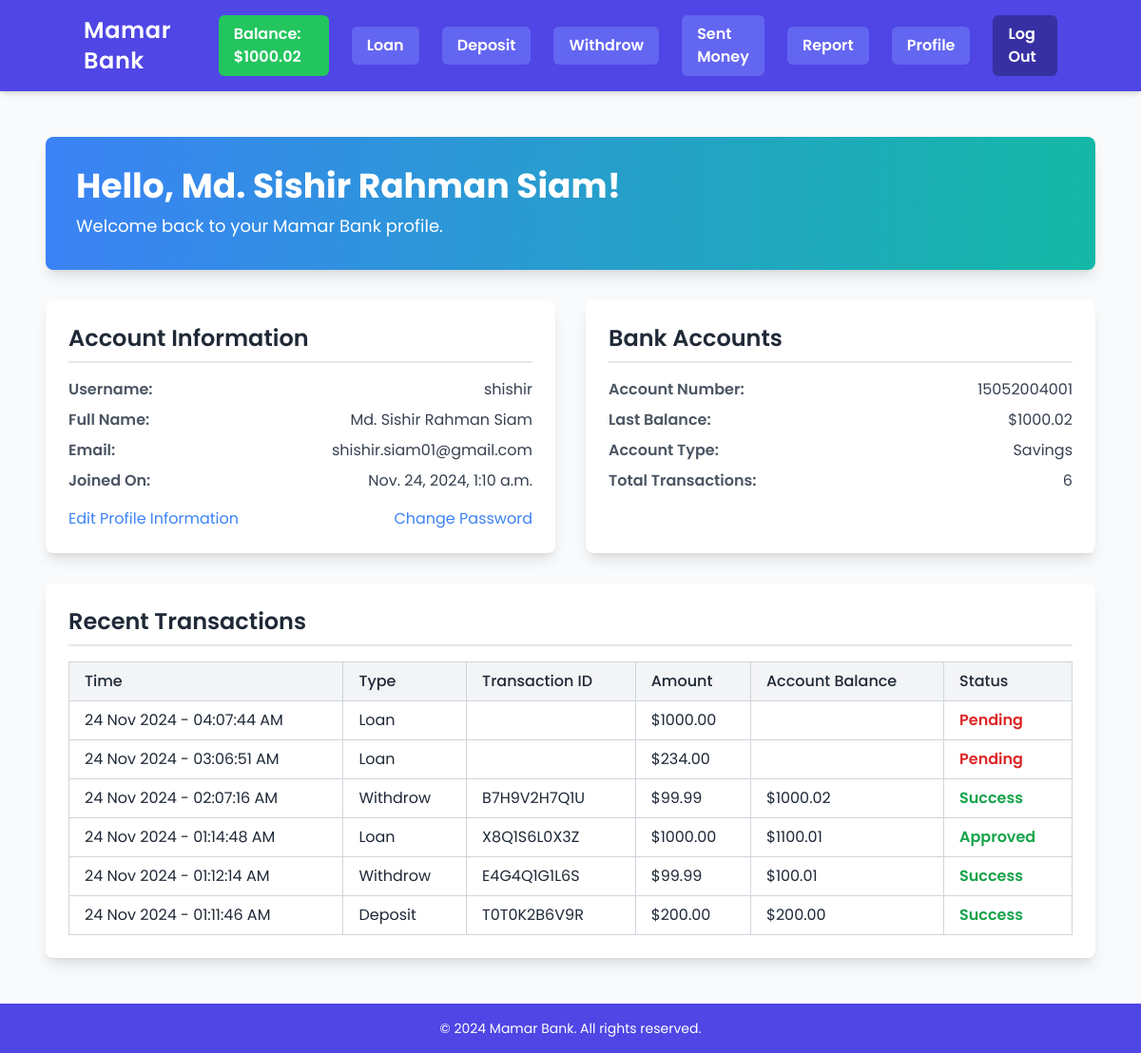
The page /profile/ (signed in) on the database as committed earlier.
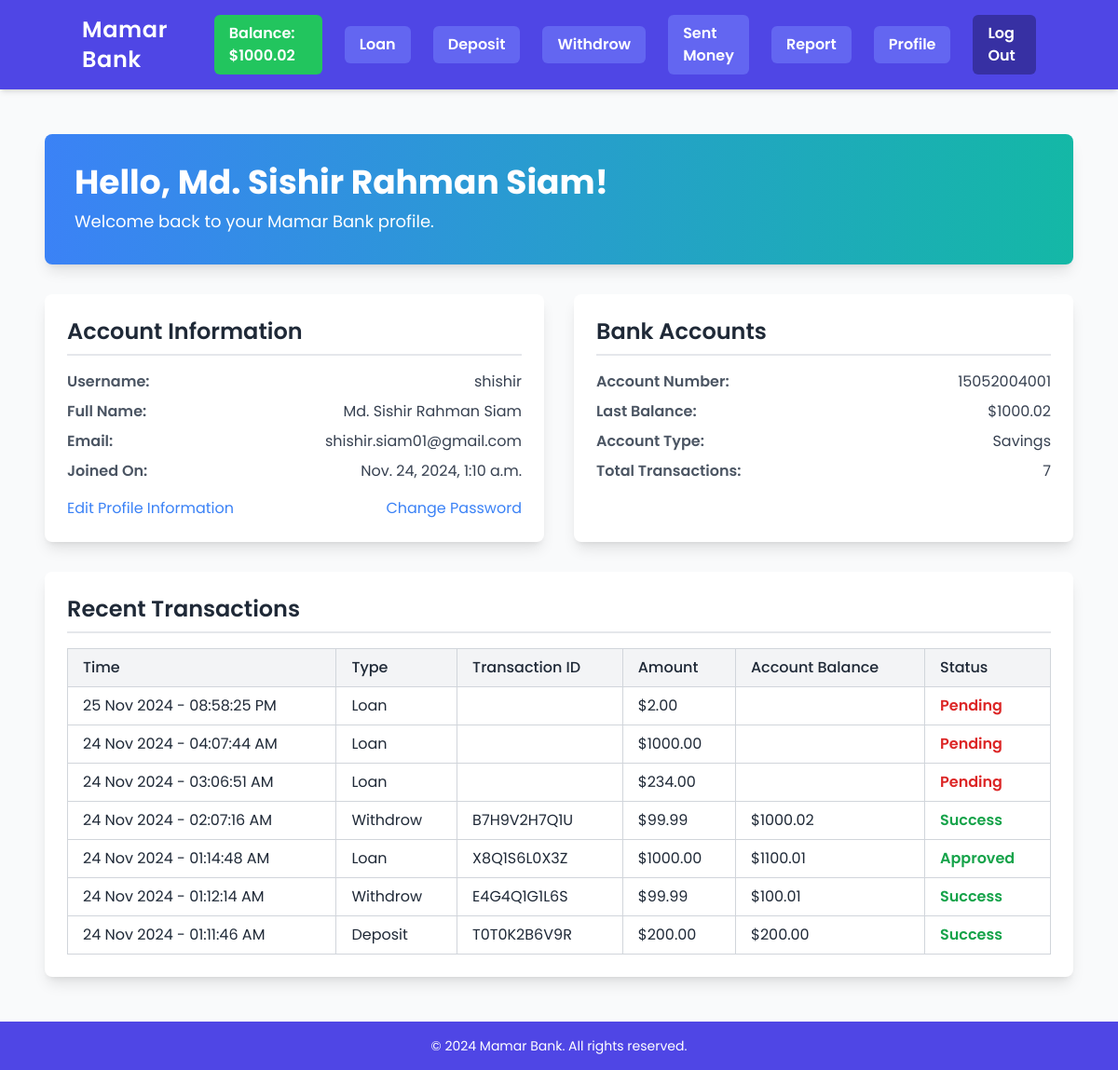
The same page on the database as committed later.
### Transactions/models.py (models this page shows, shortened)
class Transaction(models.Model):
    user = models.ForeignKey(User, on_delete=models.CASCADE, related_name='transactions')
    transaction_type = models.CharField(max_length=50)
    amount = models.DecimalField(max_digits=12, decimal_places=2)
    description = models.TextField(blank=True, null=True)
    status = models.BooleanField(default=0) # 0: pending, 1: completed
    after_transaction_balance = models.DecimalField(max_digits=20, decimal_places=2, null=True, blank=True)
    created_at = models.DateTimeField(auto_now_add=True, null=1)
    updated_at = models.DateTimeField(auto_now=True, null=1)
    transaction_id = models.CharField(
        max_length=15,
        default=generate_transaction_id,
        editable=False
    )

### Accounts/models.py (models this page shows, shortened)
class UserBankAccount(models.Model):
    user = models.OneToOneField(User, on_delete=models.CASCADE, related_name='account')
    nid_number = models.CharField(max_length=25)
    birth_day = models.DateField()
    account_no = models.BigIntegerField(unique=True)
    balance = models.DecimalField(max_digits=12, decimal_places=2, default=0.00)
    account_type = models.CharField(max_length=20)
    gender = models.CharField(max_length=10, choices=constants.GENDER, default='Other')

### Accounts/views.py (the view)
# urls.py: path('profile/', views.profile, name='profile'),
def profile(request):
    if not request.user.is_authenticated:
        return redirect('login')
    transactions = request.user.transactions.all().order_by('-id')[:10]
    context = {
        'transactions' : transactions,
    }
    return render(request, 'profile.html', context)

### Accounts/templates/profile.html (shortened to what the changed rows need)
{% extends 'base.html' %}
{% block content %}
<div class="container mx-auto p-6 max-w-6xl">
    <div class="bg-gradient-to-r from-blue-500 to-teal-500 text-white shadow-lg rounded-lg p-8 mb-8">
        <h1 class="text-4xl font-bold">Hello, {{ user.first_name }} {{ user.last_name }}!</h1>
        <p class="text-lg mt-2">Welcome back to your Mamar Bank profile.</p>
    </div>
    <div class="grid md:grid-cols-2 gap-8">
        <div class="bg-white shadow-lg rounded-lg p-6">
            <h2 class="text-2xl font-semibold text-gray-800 mb-4 border-b-2 pb-2">Account Information</h2>
            <ul class="list-none mt-4 space-y-2">
                <li class="flex justify-between"><strong class="font-semibold text-gray-600">Username:</strong> <span>{{ user.username }}</span></li>
                <li class="flex justify-between"><strong class="font-semibold text-gray-600">Full Name:</strong> <span>{{ user.first_name }} {{ user.last_name }}</span></li>
                <li class="flex justify-between"><strong class="font-semibold text-gray-600">Email:</strong> <span>{{ user.email }}</span></li>
                <li class="flex justify-between"><strong class="font-semibold text-gray-600">Joined On:</strong> <span>{{ user.date_joined }}</span></li>
            </ul>
        </div>
        <div class="bg-white shadow-lg rounded-lg p-6">
            <h2 class="text-2xl font-semibold text-gray-800 mb-4 border-b-2 pb-2">Bank Accounts</h2>
            {% if user.account %}
                <ul class="list-none mt-4 space-y-2">
                    <li class="flex justify-between"><strong class="font-semibold text-gray-600">Account Number:</strong> <span>{{ user.account.account_no }}</span></li>
                    <li class="flex justify-between"><strong class="font-semibold text-gray-600">Last Balance:</strong> <span>${{ user.account.balance }}</span></li>
                    <li class="flex justify-between"><strong class="font-semibold text-gray-600">Account Type:</strong> <span>{{ user.account.account_type }}</span></li>
                    <li class="flex justify-between"><strong class="font-semibold text-gray-600">Total Transactions:</strong> <span>{{ user.transactions.count }}</span></li>
                </ul>
            {% else %}
                <p class="text-gray-500 mt-4">No bank account linked yet.</p>
            {% endif %}
        </div>
    </div>
    <div class="bg-white shadow-lg rounded-lg p-6 mt-8">
        <h2 class="text-2xl font-semibold text-gray-800 mb-4 border-b-2 pb-2">Recent Transactions</h2>
        {% if transactions %}
            <div class="overflow-x-auto">
                <table class="min-w-full border-collapse border border-gray-300 text-left text-gray-800">
                    <thead class="bg-gray-100">
                        <tr>
                            <th class="border border-gray-300 px-4 py-2 font-medium">Time</th>
                            <th class="border border-gray-300 px-4 py-2 font-medium">Type</th>
                            <th class="border border-gray-300 px-4 py-2 font-medium">Transaction ID</th>
                            <th class="border border-gray-300 px-4 py-2 font-medium">Amount</th>
                            <th class="border border-gray-300 px-4 py-2 font-medium">Account Balance</th>
                            <th class="border border-gray-300 px-4 py-2 font-medium">Status</th>
                        </tr>
                    </thead>
                    <tbody>
                        {% for transaction in transactions %}
                            <tr class="hover:bg-gray-50">
                                <td class="border border-gray-300 px-4 py-2">{{ transaction.created_at|date:"d M Y - h:i:s A" }}</td>
                                <td class="border border-gray-300 px-4 py-2">{{ transaction.transaction_type }}</td>
                                <td class="border border-gray-300 px-4 py-2">
                                    {% if transaction.after_transaction_balance %}
                                        {{ transaction.transaction_id }}
                                    {% endif %}
                                </td>
                                <td class="border border-gray-300 px-4 py-2">${{ transaction.amount }}</td>
                                <td class="border border-gray-300 px-4 py-2">{% if transaction.after_transaction_balance %}${{ transaction.after_transaction_balance }}
                                    {% endif %}
                                </td>
                                <td class="border border-gray-300 px-4 py-2">
                                    {% if transaction.status %}
                                        <span class="text-green-600 font-semibold">
                                            {% if transaction.transaction_type == 'Loan' %}
                                                Approved
                                            {% else %}
                                                Success
                                            {% endif %}
                                        </span>
                                    {% else %}
                                        <span class="text-red-600 font-semibold">Pending</span>
                                    {% endif %}
                                </td>
                            </tr>
                        {% endfor %}
                    </tbody>
                </table>
            </div>
        {% else %}
            <p class="text-gray-500 mt-4">No recent transactions found.</p>
        {% endif %}
    </div>
</div>
{% endblock %}

### Core/templates/navbar.html (shortened to what this page needs)
{% block navbar %}
<header class="bg-indigo-600 text-white p-4 shadow-md">
    <div class="container mx-auto flex justify-between items-center">
        <a href="{% url 'home' %}" class="text-2xl font-semibold tracking-wide">
            Mamar Bank
        </a>
        <nav
            id="menu"
            class="hidden lg:flex flex-col lg:flex-row lg:space-x-6 lg:items-center lg:bg-transparent bg-indigo-700 lg:rounded-none rounded-lg lg:shadow-none shadow-lg lg:p-0 p-4">
            {% if user.is_authenticated %}
                {% if user.is_staff and user.is_superuser %}
                    <a href="{% url 'loan_request' %}" class="text-white font-semibold px-4 py-2 rounded-md bg-indigo-500 hover:bg-indigo-400 hover:shadow-md transition">
                        View Loan Request
                    </a>
                {% else %}
                    <p class="text-white font-semibold px-4 py-2 rounded-md bg-green-500 hover:bg-green-600 hover:shadow-lg transition">
                        Balance: ${{ user.account.balance }}
                    </p>
                    <a href="{% url 'loan' %}" class="text-white font-semibold px-4 py-2 rounded-md bg-indigo-500 hover:bg-indigo-400 hover:shadow-md transition">
                        Loan
                    </a>
                    <a href="{% url 'deposit' %}" class="text-white font-semibold px-4 py-2 rounded-md bg-indigo-500 hover:bg-indigo-400 hover:shadow-md transition">
                        Deposit
                    </a>
                    <a href="{% url 'withdrow' %}" class="text-white font-semibold px-4 py-2 rounded-md bg-indigo-500 hover:bg-indigo-400 hover:shadow-md transition">
                        Withdrow
                    </a>
                    <a href="{% url 'sent_money' %}" class="text-white font-semibold px-4 py-2 rounded-md bg-indigo-500 hover:bg-indigo-400 hover:shadow-md transition">
                        Sent Money
                    </a>
                {% endif %}
                <a href="{% url 'report' %}" class="text-white font-semibold px-4 py-2 rounded-md bg-indigo-500 hover:bg-indigo-400 hover:shadow-md transition">
                    Report
                </a>
                <a href="{% url 'profile' %}" class="text-white font-semibold px-4 py-2 rounded-md bg-indigo-500 hover:bg-indigo-400 hover:shadow-md transition">
                    Profile
                </a>
                <a href="{% url 'logout' %}" class="text-white font-semibold px-4 py-2 rounded-md bg-indigo-800 hover:bg-indigo-400 hover:shadow-md transition">
                    Log Out
                </a>
            {% endif %}
        </nav>
    </div>
</header>
{% endblock %}

Rows that differ between the two databases and show on the page:
added Transaction: status "Pending"
Other text that changed with them:
{{ user.transactions.count }}: "6" → "7"
